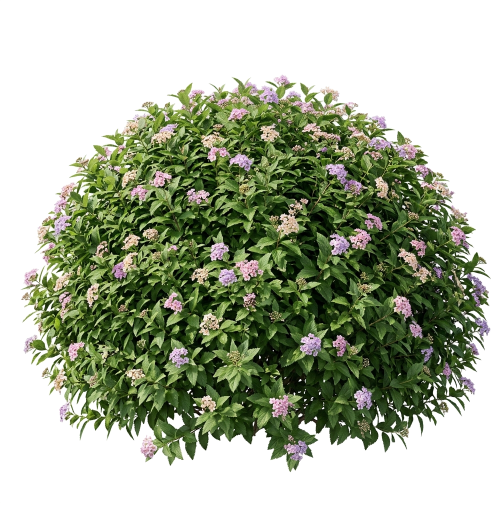
#> input picture assets/assembly_3d/modular/nature_bush.png, 990 x 1014 px, found by its file name (shown at 1/2 size)
$ python create_triangular_bush.py
#> lines starting #> are read from the running program, lines starting #| are printed output that depends on the picture
import math
from PIL import Image, ImageDraw, ImageFilter

def make_triangular_bush_texture(src_path, out_path, size=512, flower_variant=False):
#> called with size = 512, flower_variant = False
    src = Image.open(src_path).convert('RGBA')
#> src is the input picture: PIL image 990x1014 RGBA; mean R, G, B, A 48.3, 56.4, 34.6, 135.4
    # Resize / crop src to size x size
    src = src.resize((size, size), Image.Resampling.LANCZOS)
#> src: PIL image 512x512 RGBA

    # Create mask for spherical triangle (gore)
    mask = Image.new('L', (size, size), 0)
#> mask: PIL image 512x512 L; every value is 0

    cx = size / 2.0
    # Base is at bottom (y near size-1), apex is near top (y = 20)
    y_apex = 24.0
    y_base = size - 12.0
    h_total = y_base - y_apex

    half_base = (size - 32.0) / 2.0

    pixels = mask.load()

    for y in range(size):
        if y < y_apex or y > y_base:
            continue
        # t goes from 0 (apex) to 1 (base)
        t = (y - y_apex) / h_total

        # Spherical gore curve: at apex (t=0) width=0, at base (t=1) width=half_base
        # Using a slight spherical bulge curve: sin(t * pi / 2) gives a plump convex dome silhouette
        w_curve = math.sin(t * (math.pi / 2.0)) * half_base

        # Add organic leaf perturbation along the edges
        # Combined frequencies for leafy serration
        freq1 = math.sin(y * 0.18) * 5.0
        freq2 = math.cos(y * 0.35) * 3.5
        freq3 = math.sin(y * 0.08) * 4.0
        leaf_noise = freq1 + freq2 + freq3

        # Near apex (t < 0.15) round it off smoothly
        if t < 0.15:
            apex_round = math.sqrt(max(0, 1.0 - ((0.15 - t) / 0.15) ** 2))
            w = (w_curve * apex_round) + leaf_noise * (t / 0.15)
        else:
            w = w_curve + leaf_noise

        w = max(0.0, w)

        x_min = int(max(0, cx - w))
        x_max = int(min(size - 1, cx + w))

        for x in range(x_min, x_max + 1):
            # Calculate distance to edge for soft alpha antialiasing
            dist_to_edge = min(x - (cx - w), (cx + w) - x)
            if dist_to_edge >= 2.0:
                pixels[x, y] = 255
            elif dist_to_edge > 0:
                pixels[x, y] = int(255 * (dist_to_edge / 2.0))

    # Apply mask
    result = src.copy()
    r, g, b, a = result.split()
    final_alpha = Image.new('L', (size, size))
    src_a = a.load()
    mask_p = mask.load()
    final_p = final_alpha.load()
    for y in range(size):
        for x in range(size):
            final_p[x, y] = int((src_a[x, y] * mask_p[x, y]) / 255)

    result.putalpha(final_alpha)
    result.save(out_path, 'PNG')
    print(f'[OK] Created triangular bush patch: {out_path} ({size}x{size})')

if __name__ == '__main__':
    src1 = 'assets/assembly_3d/modular/nature_bush.png'
    src2 = 'assets/assembly_3d/modular/nature_bush_top.png'

    # Variant 1: Front profile
    make_triangular_bush_texture(src1, 'assets/assembly_3d/modular/nature_bush_tri_1.png', 512)

    # Variant 2: Flipped front profile
    im1 = Image.open(src1).transpose(Image.Transpose.FLIP_LEFT_RIGHT)
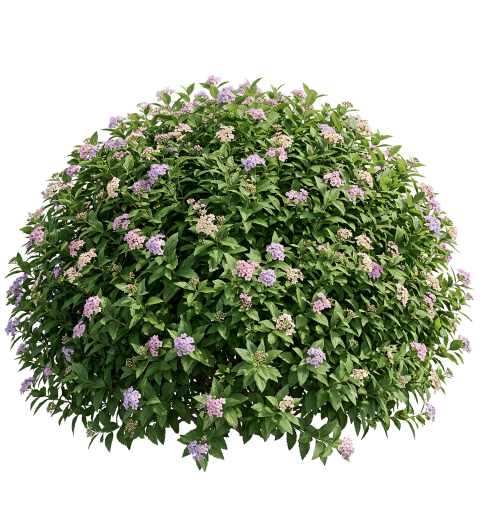
#> im1: PIL image 990x1014 RGBA (shown at 1/2 size); mean R, G, B, A 48.3, 56.4, 34.6, 135.4; transparent parts drawn white
    im1.save('assets/assembly_3d/modular/nature_bush_flip.png')
    make_triangular_bush_texture('assets/assembly_3d/modular/nature_bush_flip.png', 'assets/assembly_3d/modular/nature_bush_tri_2.png', 512)
#> call 2 of make_triangular_bush_texture, with size = 512, flower_variant = False
#> in make_triangular_bush_texture (call 2), `r, g, b, a = result.split()`:
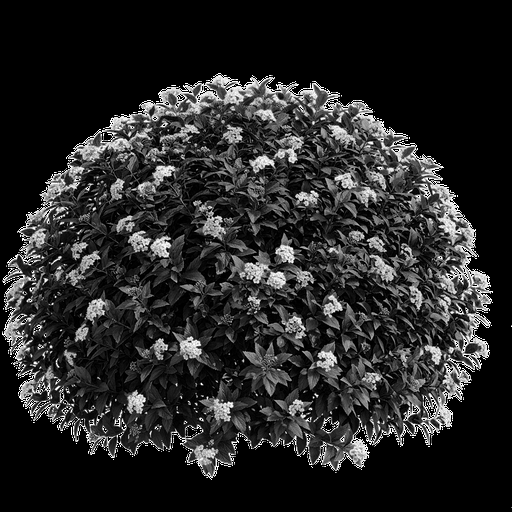
#> b: PIL image 512x512 L; min 0, max 255, mean 39.3

    # Variant 3: Top-down canopy flowers
    make_triangular_bush_texture(src2, 'assets/assembly_3d/modular/nature_bush_tri_3.png', 512)
#> call 3 of make_triangular_bush_texture, with size = 512, flower_variant = False
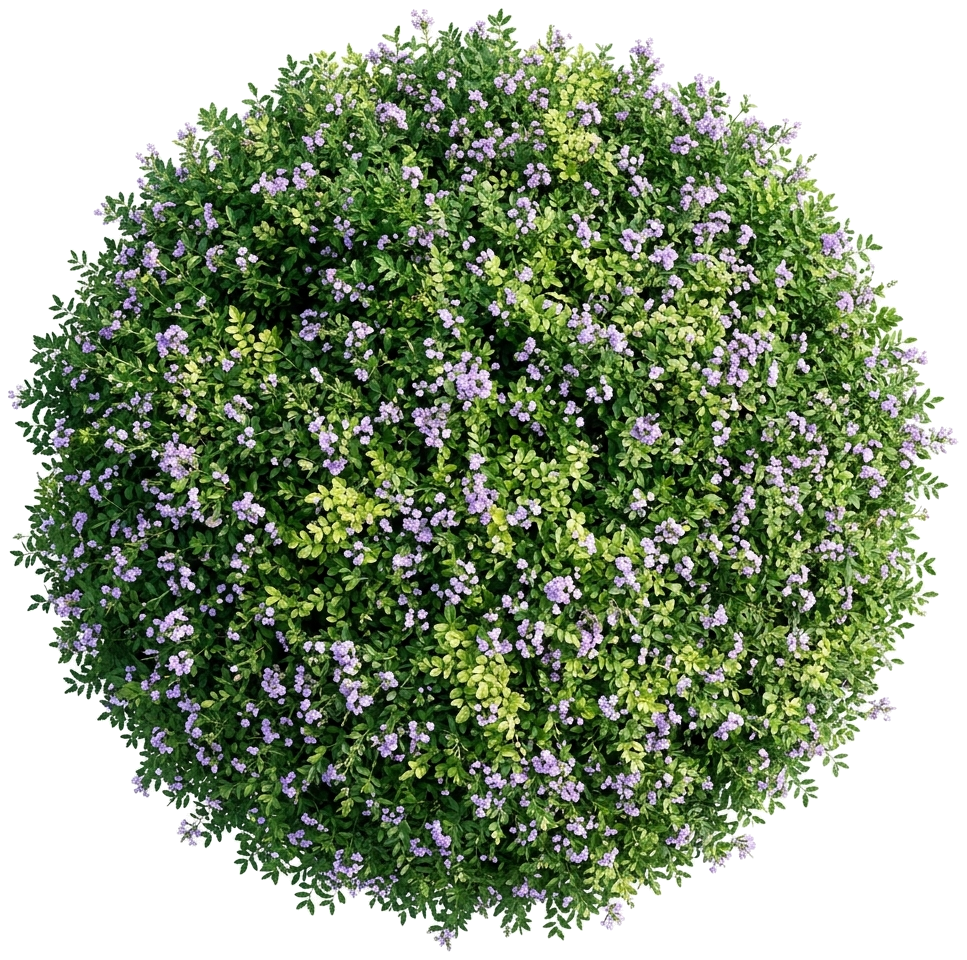
#> input picture assets/assembly_3d/modular/nature_bush_top.png, 967 x 960 px, found by its file name
#> in make_triangular_bush_texture, src is the input picture: PIL image 967x960 RGBA; mean R, G, B, A 62.6, 76.8, 50.3, 174.1
#> in make_triangular_bush_texture (call 3), `r, g, b, a = result.split()`:
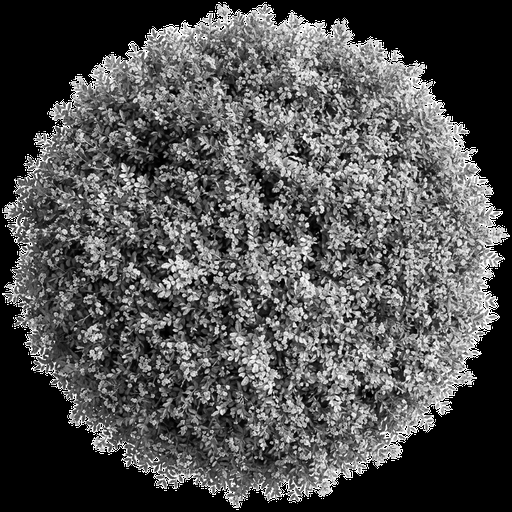
#> g: PIL image 512x512 L; min 0, max 255, mean 81
#> in make_triangular_bush_texture (call 3), `r, g, b, a = result.split()`:
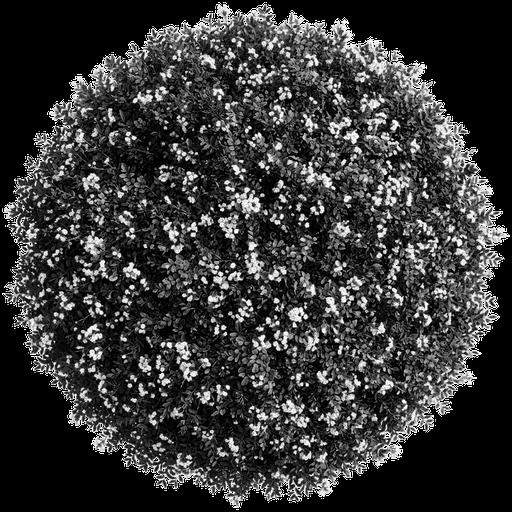
#> b: PIL image 512x512 L; min 0, max 255, mean 54.9
#> in make_triangular_bush_texture (call 3), `result.putalpha(final_alpha)`:
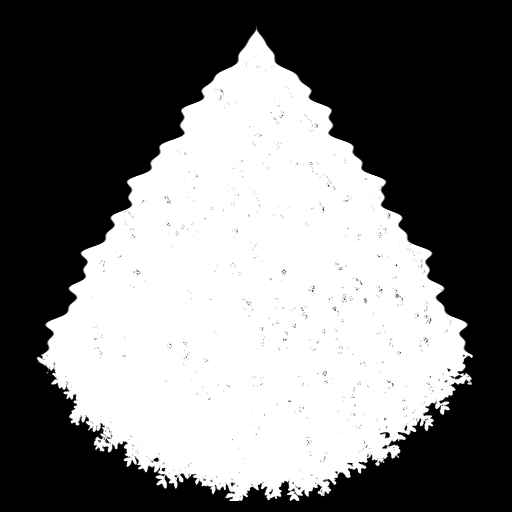
#> final_alpha: PIL image 512x512 L; min 0, max 255, mean 116.5
#> in make_triangular_bush_texture (call 3), `result.putalpha(final_alpha)`:
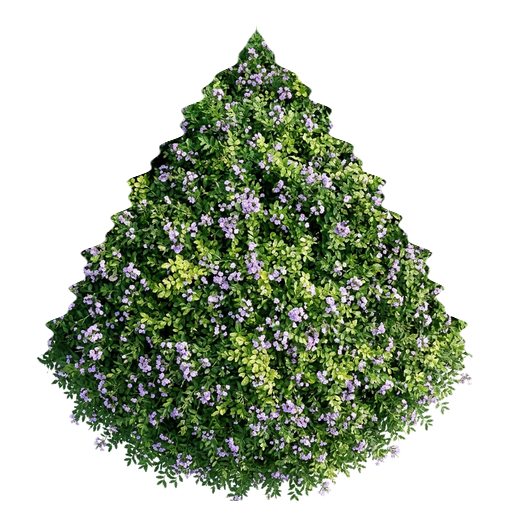
#> result: PIL image 512x512 RGBA; mean R, G, B, A 67.1, 81, 54.9, 116.5; transparent parts drawn white
